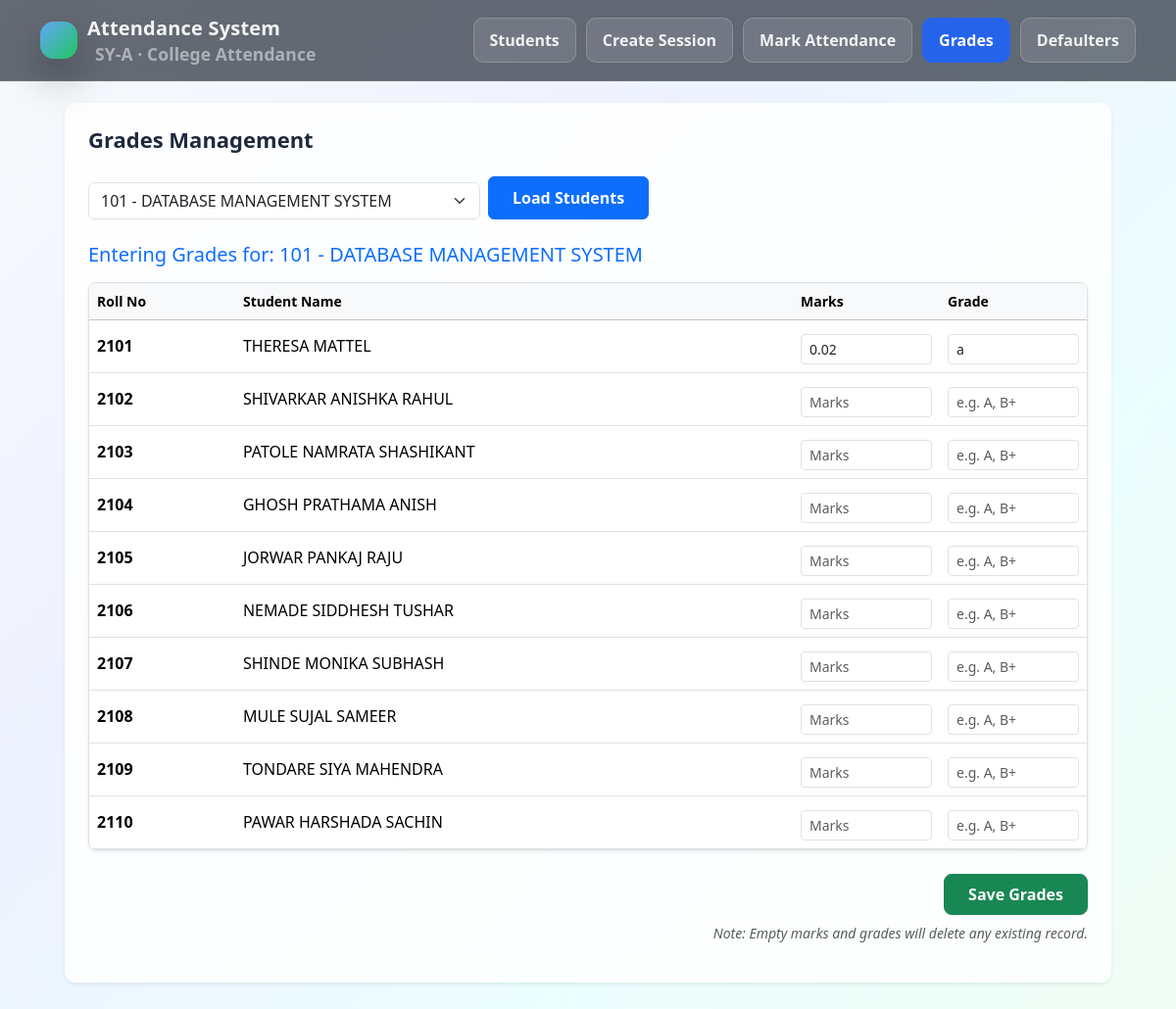
/grades?subject_id=1, run on the app's committed database.
### tables this page shows
CREATE TABLE grades (
      student_id INTEGER NOT NULL,
      subject_id INTEGER NOT NULL,
      marks REAL,
      grade TEXT,
      PRIMARY KEY (student_id, subject_id),
      FOREIGN KEY (student_id) REFERENCES students(student_id),
      FOREIGN KEY (subject_id) REFERENCES subjects(subject_id)
    );

CREATE TABLE students (
      student_id INTEGER PRIMARY KEY AUTOINCREMENT,
      roll_no TEXT NOT NULL UNIQUE,
      full_name TEXT NOT NULL,
      email TEXT,
      class_id INTEGER NOT NULL,
      FOREIGN KEY (class_id) REFERENCES classes(class_id)
    );

### app.py (the view, shortened to what this page needs)
@app.route("/grades", methods=["GET", "POST"])
def grades():
    conn = get_conn()
    cur = conn.cursor()
    cur.execute("SELECT subject_id, subject_code, subject_name FROM subjects ORDER BY subject_code")
    subjects = cur.fetchall()
    selected_subject_id = request.args.get("subject_id", type=int)
    roster = []
    subject_label = None
    if selected_subject_id:
        chosen_subject = next((s for s in subjects if s["subject_id"] == selected_subject_id), None)
        if chosen_subject:
            subject_label = (
                f"Entering Grades for: {chosen_subject['subject_code']} - {chosen_subject['subject_name']}"
            )
        cur.execute(
            """
            SELECT s.student_id, s.roll_no, s.full_name, g.marks, g.grade
            FROM students s
            LEFT JOIN grades g ON s.student_id = g.student_id AND g.subject_id = ?
            ORDER BY s.roll_no
            """,
            (selected_subject_id,),
        )
        roster = cur.fetchall()
    conn.close()
    return render_template(
        "grades.html",
        subjects=subjects,
        selected_subject_id=selected_subject_id,
        roster=roster,
        subject_label=subject_label,
    )

### db.py (called while the page is built)
def get_conn():
    con = sqlite3.connect("college_attendance.db")
    con.row_factory = sqlite3.Row
    return con

### templates/grades.html (shortened to what this page needs)
{% extends "base.html" %}
{% block content %}
<div class="card p-4 shadow-sm border-0" style="border-radius:12px; background: rgba(255,255,255,0.85); backdrop-filter: blur(10px);">
    <h2 class="mb-4" style="font-weight:800; color:#1e293b;">Grades Management</h2>
    <form method="GET" action="{{ url_for('grades') }}" class="mb-4 d-flex gap-2">
        <select name="subject_id" class="form-select" style="max-width: 400px;">
            {% for sub in subjects %}
                <option value="{{ sub.subject_id }}"
                    {% if selected_subject_id == sub.subject_id %}selected{% endif %}>
                    {{ sub.subject_code }} - {{ sub.subject_name }}
                </option>
            {% endfor %}
        </select>
        <button type="submit" class="btn btn-primary px-4 fw-bold">Load Students</button>
    </form>
    {% if selected_subject_id %}
        {% if subject_label %}
            <h5 class="text-primary mb-3">{{ subject_label }}</h5>
        {% endif %}
        <form method="POST" action="{{ url_for('grades') }}">
            <div class="table-responsive bg-white rounded-3 shadow-sm mb-4 border">
                <table class="table table-hover align-middle mb-0">
                    <thead class="table-light">
                        <tr>
                            <th>Roll No</th>
                            <th>Student Name</th>
                            <th style="width: 150px;">Marks</th>
                            <th style="width: 150px;">Grade</th>
                        </tr>
                    </thead>
                    <tbody>
                        {% for st in roster %}
                            <tr>
                                <td class="fw-bold">{{ st.roll_no }}</td>
                                <td>{{ st.full_name }}</td>
                                <td>
                                    <input type="number" step="0.01" name="marks_{{ st.student_id }}"
                                           class="form-control form-control-sm"
                                           value="{{ st.marks if st.marks != None else '' }}"
                                           placeholder="Marks">
                                </td>
                                <td>
                                    <input type="text" name="grade_{{ st.student_id }}"
                                           class="form-control form-control-sm"
                                           value="{{ st.grade if st.grade != None else '' }}"
                                           placeholder="e.g. A, B+">
                                </td>
                            </tr>
                        {% else %}
                            <tr>
                                <td colspan="4" class="text-center text-muted">No students found.</td>
                            </tr>
                        {% endfor %}
                    </tbody>
                </table>
            </div>
            <div class="d-flex justify-content-end">
                <button type="submit" class="btn btn-success fw-bold px-4 py-2" style="border-radius:8px;">
                    Save Grades
                </button>
            </div>
            <p class="text-muted mt-2 small text-end">
                <em>Note: Empty marks and grades will delete any existing record.</em>
            </p>
        </form>
    {% endif %}
</div>
{% endblock %}

### static/css/style.css (style rules this page uses)
body { margin: 0; font-family: "Segoe UI", system-ui, -apple-system, sans-serif; background: linear-gradient(180deg, #eef2f7 0%, #f8fafc 100%); color: #1f2937; }
.card { background: #fdfefe; border-radius: 14px; padding: 24px; margin-bottom: 24px; border: 1px solid #e5e7eb; }
.card h2 { margin-top: 0; font-size: 22px; font-weight: 700; }
.card p { color: #4b5563; }
input, select { width: 100%; padding: 10px 12px; margin-top: 6px; border-radius: 8px; border: 1px solid #cbd5f5; }
button { background: #2563eb; color: white; border: none; padding: 10px 18px; border-radius: 10px; font-weight: 600; cursor: pointer; }
table { width: 100%; border-collapse: collapse; }
th { text-align: left; font-size: 14px; color: #64748b; padding-bottom: 8px; }
td { padding: 10px 0; border-top: 1px solid #e5e7eb; }

### templates/base.html (style rules this page uses)
:root { --text: rgba(255,255,255,0.92); --muted: rgba(255,255,255,0.68); }
body { background: linear-gradient( 135deg, #f8fafc 0%, #eef2ff 35%, #ecfeff 70%, #f0fdf4 100% ); min-height: 100vh; color: #0f172a; }

### data on the page
grades: roll_no "2101", full_name "THERESA MATTEL", marks "0.02", grade "a"
students: roll_no "2102", full_name "SHIVARKAR ANISHKA RAHUL"
students: roll_no "2103", full_name "PATOLE NAMRATA SHASHIKANT"
students: roll_no "2104", full_name "GHOSH PRATHAMA ANISH"
students: roll_no "2105", full_name "JORWAR PANKAJ RAJU"
students: roll_no "2106", full_name "NEMADE SIDDHESH TUSHAR"
students: roll_no "2107", full_name "SHINDE MONIKA SUBHASH"
students: roll_no "2108", full_name "MULE SUJAL SAMEER"
students: roll_no "2109", full_name "TONDARE SIYA MAHENDRA"
students: roll_no "2110", full_name "PAWAR HARSHADA SACHIN"

### other printed values
{{ subject_label }} "Entering Grades for: 101 - DATABASE MANAGEMENT SYSTEM"
form field subject_id "101 - DATABASE MANAGEMENT SYSTEM"
